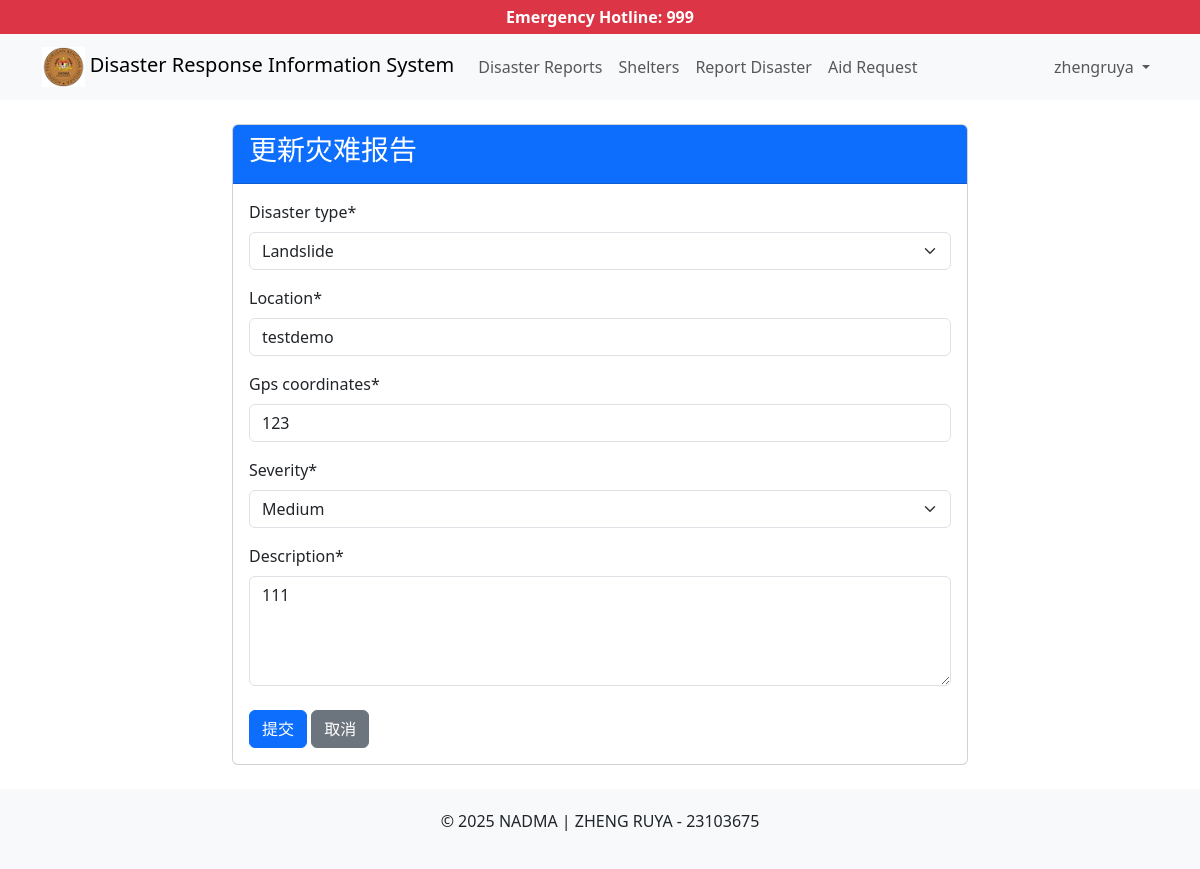
The app's page /report/3/update/ (signed in) with its own data.
### DRIS/models.py (models this page shows)
class CustomUser(AbstractUser):
    class UserType(models.TextChoices):
        CITIZEN = 'CT', _('Citizen')
        VOLUNTEER = 'VL', _('Volunteer')
        AUTHORITY = 'AT', _('Authority')
    user_type = models.CharField(
        max_length=2,
        choices=UserType.choices,
        default=UserType.CITIZEN,
    )
    phone = models.CharField(max_length=15, blank=True)
    address = models.TextField(blank=True)

class DisasterReport(models.Model):
    class DisasterType(models.TextChoices):
        FLOOD = 'FL', _('Flood')
        LANDSLIDE = 'LS', _('Landslide')
        HAZE = 'HZ', _('Haze')
        OTHER = 'OT', _('Other')
    class SeverityLevel(models.TextChoices):
        LOW = 'LW', _('Low')
        MEDIUM = 'MD', _('Medium')
        HIGH = 'HG', _('High')
        CRITICAL = 'CR', _('Critical')
    reporter = models.ForeignKey(CustomUser, on_delete=models.CASCADE)
    disaster_type = models.CharField(max_length=2, choices=DisasterType.choices)
    location = models.CharField(max_length=100)
    gps_coordinates = models.CharField(max_length=50)
    severity = models.CharField(max_length=2, choices=SeverityLevel.choices)
    description = models.TextField()
    timestamp = models.DateTimeField(auto_now_add=True)
    is_resolved = models.BooleanField(default=False)

### DRIS/views.py (the view, shortened to what this page needs)
# urls.py: path('report/<int:pk>/update/', views.DisasterReportUpdateView.as_view(), name='update_report'),
class DisasterReportUpdateView(LoginRequiredMixin, UserPassesTestMixin, UpdateView):
    model = DisasterReport
    form_class = DisasterReportForm
    template_name = 'DRIS/report_form.html'
    def test_func(self):
        report = self.get_object()
        return self.request.user == report.reporter or self.request.user.user_type == 'AT'

### DRIS/forms.py
class DisasterReportForm(forms.ModelForm):
    class Meta:
        model = DisasterReport
        fields = ['disaster_type', 'location', 'gps_coordinates', 'severity', 'description']
        widgets = {
            'description': forms.Textarea(attrs={'rows': 4}),
        }

### DRIS/templates/DRIS/report_form.html (shortened to what this page needs)
{% extends "DRIS/base.html" %}
{% load crispy_forms_tags %}
{% block content %}
<div class="row justify-content-center">
    <div class="col-md-8">
        <div class="card">
            <div class="card-header bg-primary text-white">
                <h3>{% if object %}更新{% else %}新建{% endif %}灾难报告</h3>
            </div>
            <div class="card-body">
                <form method="post">
                    {{ form|crispy }}
                    <div class="form-group mt-4">
                        <button type="submit" class="btn btn-primary">提交</button>
                        <a href="{% url 'disaster_reports' %}" class="btn btn-secondary ml-2">取消</a>
                    </div>
                </form>
            </div>
        </div>
    </div>
</div>
{% endblock %}

### DRIS/templates/DRIS/base.html (shortened to what this page needs)
{% load static %}
<!DOCTYPE html>
<html lang="en">
<head>
    <link href="https://cdn.jsdelivr.net/npm/bootstrap@5.3.0/dist/css/bootstrap.min.css" rel="stylesheet">
</head>
<body>
    <div class="emergency-banner">
        Emergency Hotline: 999
    </div>
    <nav class="navbar navbar-expand-lg navbar-light bg-light">
        <div class="container">
            <a class="navbar-brand" href="{% url 'home' %}">
                <img src="{% static 'DRIS/images/nadma_logo.png' %}" alt="NADMA Logo">
                Disaster Response Information System
            </a>
            <div class="collapse navbar-collapse" id="navbarNav">
                <ul class="navbar-nav me-auto">
                    <li class="nav-item">
                        <a class="nav-link" href="{% url 'disaster_reports' %}">Disaster Reports</a>
                    </li>
                    <li class="nav-item">
                        <a class="nav-link" href="{% url 'shelters' %}">Shelters</a>
                    </li>
                    {% if user.is_authenticated %}
                        {% if user.user_type == 'CT' %}
                            <li class="nav-item">
                                <a class="nav-link" href="{% url 'submit_report' %}">Report Disaster</a>
                            </li>
                            <li class="nav-item">
                                <a class="nav-link" href="{% url 'request_aid' disaster_id=1 %}">Aid Request </a>
                            </li>
                        {% elif user.user_type == 'VL' %}
                            <li class="nav-item">
                                <a class="nav-link" href="{% url 'volunteer_dashboard' %}">Volunteer Dashboard</a>
                            </li>
                        {% elif user.user_type == 'AT' %}
                            <li class="nav-item">
                                <a class="nav-link" href="{% url 'admin_dashboard' %}">Admin Dashboard</a>
                            </li>
                        {% endif %}
                    {% endif %}
                </ul>
                <ul class="navbar-nav">
                    {% if user.is_authenticated %}
                        <li class="nav-item dropdown">
                            <a class="nav-link dropdown-toggle" href="#" id="navbarDropdown" role="button" data-bs-toggle="dropdown">
                                {{ user.username }}
                            </a>
                        </li>
                    {% endif %}
                </ul>
            </div>
        </div>
    </nav>
    <main class="container my-4">
        {% block content %}{% endblock %}
    </main>
    <footer class="text-center">
        <div class="container">
            <p>&copy; 2025 NADMA | ZHENG RUYA - 23103675</p>
        </div>
    </footer>
</body>
</html>

### DRIS/templates/DRIS/base.html (style rules this page uses)
.emergency-banner { background-color: #dc3545; color: white; padding: 5px 0; text-align: center; font-weight: bold; }
.navbar-brand img { height: 40px; }
footer { background-color: #f8f9fa; padding: 20px 0; margin-top: 20px; }

### records on screen
CustomUser: username "zhengruya"
DisasterReport: disaster_type "Landslide", location "testdemo", gps_coordinates "123", severity "Medium", description "111"
